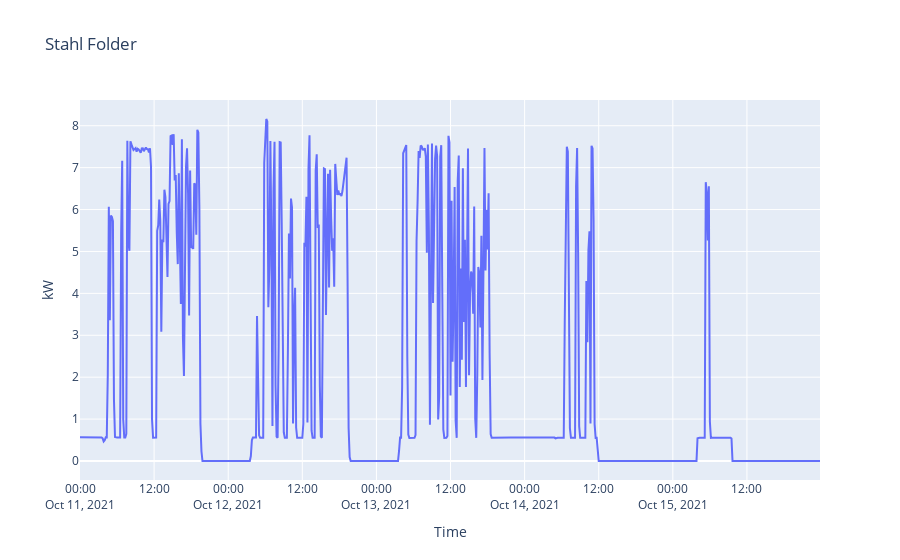

The notebook cell this image was saved under:
### Code cell
px.line(
    x=df.index, y=df.kw, 
    title='Stahl Folder',
    labels={
        'x': 'Time',
        'y': 'kW'
    })

### Figure 1 — Plotly figure (JSON) as saved in the notebook; plotly's stock layout.template omitted (floating-point values rounded to 4 significant figures; data arrays with more than 128 entries replaced by an {"elided": "..."} marker saying what was removed)
{"data": [{"hovertemplate": "Time=%{x}<br>kW=%{y}<extra></extra>", "legendgroup": "", "line": {"color": "#636efa", "dash": "solid"}, "marker": {"symbol": "circle"}, "mode": "lines", "name": "", "orientation": "v", "showlegend": false, "type": "scatter", "x": {"elided": "720 str values"}, "xaxis": "x", "y": {"elided": "720 float values"}, "yaxis": "y"}], "layout": {"legend": {"tracegroupgap": 0}, "title": {"text": "Stahl Folder"}, "xaxis": {"anchor": "y", "domain": [0, 1], "title": {"text": "Time"}}, "yaxis": {"anchor": "x", "domain": [0, 1], "title": {"text": "kW"}}}}
